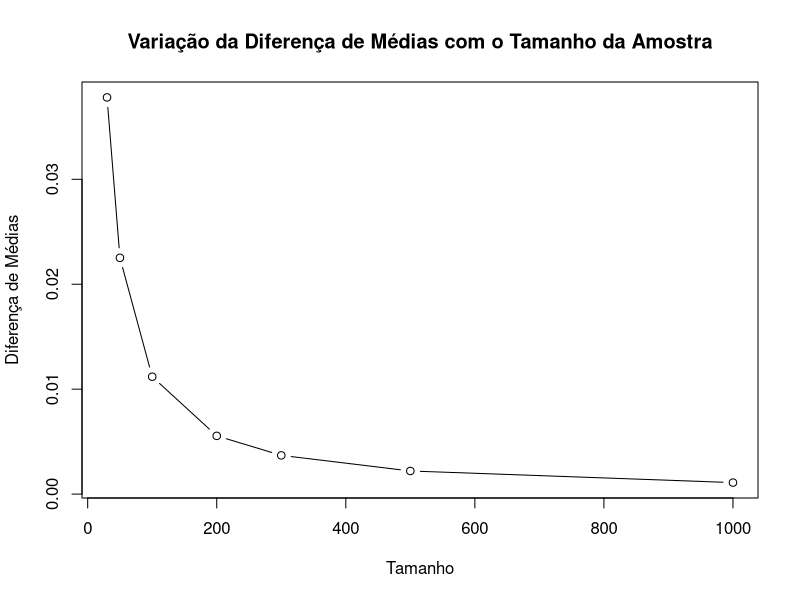

Recreate this plot in R.
# set working directory
setwd("C:/Users/david/OneDrive/Desktop/UniAll/2-2/PE/Projeto/ex9")


set.seed(1615)

# Parâmetros iniciais
p <- 0.2
g <- 0.95
sizes <- c(30, 50, 100, 200, 300, 500, 1000)
k <- 1000

# Vetores para armazenar as médias das diferenças
mean_diffs <- rep(0, length(sizes))

# Função para calcular o intervalo de confiança pelo Método 1
interval_method1 <- function(x_bar, n, z) {
  p_hat <- x_bar
  a <- 1 + (z^2)/(2*n)
  b <- z * sqrt((p_hat*(1 - p_hat))/n + (z^2)/(4*n^2))
  lower <- (p_hat + (z^2)/(2*n) - b) / a
  upper <- (p_hat + (z^2)/(2*n) + b) / a
  return(c(lower, upper))
}

# Função para calcular o intervalo de confiança pelo Método 2
interval_method2 <- function(x_bar, n, z) {
  p_hat <- x_bar
  lower <- p_hat - z*sqrt(p_hat*(1 - p_hat)/n)
  upper <- p_hat + z*sqrt(p_hat*(1 - p_hat)/n)
  return(c(lower, upper))
}

# Loop pelos diferentes tamanhos de amostra
for (i in 1:length(sizes)) {
  n <- sizes[i]
  diff_lengths <- c()  # Initialize as an empty vector
  
  # Geração de k amostras de tamanho n
  for (j in 1:k) {
    samples <- rbinom(n, 1, p)
    x_bar <- mean(samples)
    z <- qnorm(g)
    
    # Intervalos de confiança pelos dois métodos
    interval1 <- interval_method1(x_bar, n, z)
    interval2 <- interval_method2(x_bar, n, z)
    
    # Diferença dos comprimentos dos intervalos
    diff_lengths <- c(diff_lengths, abs(interval2[2] - interval1[2]))  # Append to the vector
  }
  
  # Média das diferenças
  mean_diffs[i] <- mean(diff_lengths)
}

png("graph.png", width = 1000, height = 600)
plot(sizes, mean_diffs, type = "b",
     xlab = "Tamanho", ylab = "Diferença de Médias",
     main = "Variação da Diferença de Médias com o Tamanho da Amostra")
dev.off()